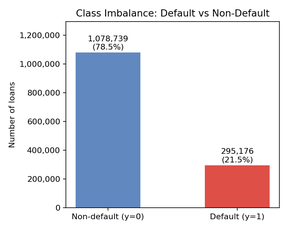
#> input picture outputs/eda/figures/class_imbalance.png, 288 x 230 px, shrunk from 800 x 640 before the run
$ python 6_dashboard.py
#> lines starting #> are read from the running program, lines starting #| are printed output that depends on the picture
#!/usr/bin/env python3
"""
File 6 of 6 — Dashboard Generator (4 separate PNGs)

Produces 4 focused dashboard images:
  dashboard_1_overview.png     — Dataset & Macro
  dashboard_2_features.png     — Feature Analysis
  dashboard_3_segmentation.png — Credit Segmentation
  dashboard_4_model.png        — Model Results

Pipeline order:
  1_exploratory_data_analysis.py   ← must be run first
  4_model_v3.py                    ← must be run first
  6_dashboard.py                   ← THIS FILE (run after 1 and 4)

Usage:
  python 6_dashboard.py

Requirements:
  - outputs/eda/figures/   must exist (run file 1 first)
  - outputs/model/figures/ must exist (run file 4 first)
"""

from __future__ import annotations

import os
import matplotlib.image as mpimg
import matplotlib.pyplot as plt
import matplotlib.gridspec as gridspec


# ─────────────────────────────────────────────────────────────────────────────
# Config
# ─────────────────────────────────────────────────────────────────────────────

BASE_DIR    = os.path.dirname(os.path.abspath(__file__))
EDA_FIGS    = os.path.join(BASE_DIR, "..", "outputs", "eda",        "figures")
MODEL_FIGS  = os.path.join(BASE_DIR, "..", "outputs", "model",      "figures")
DASH_DIR    = os.path.join(BASE_DIR, "..", "outputs", "dashboards")

HEADER_COLOR  = "#1a1a2e"
SECTION_COLOR = "#16213e"
BG_COLOR      = "#f8f9fa"
DPI           = 150


# ─────────────────────────────────────────────────────────────────────────────
# Helpers
# ─────────────────────────────────────────────────────────────────────────────

def load_img(folder: str, filename: str):
    """
    Load a PNG from disk and return it as a matplotlib image array.

    Returns None (instead of raising) when the file is missing so that
    dashboards can still render with placeholder tiles rather than crashing.

    Args:
        folder:   Directory containing the image file.
        filename: Bare filename (e.g. "class_imbalance.png").

    Returns:
        NumPy image array, or None if the file does not exist.
    """
    path = os.path.join(folder, filename)
    if not os.path.exists(path):
        print(f"  [WARN] Missing: {filename}")
        return None
    return mpimg.imread(path)


def show_img(ax, img, title: str = "", caption: str = "") -> None:
    """
    Render an image (or a grey placeholder) onto a matplotlib Axes.

    Args:
        ax:      Axes object to draw into.
        img:     Image array from load_img(), or None for a placeholder tile.
        title:   Panel title displayed above the image.
        caption: Interpretive note displayed below the image in italic grey.
    """
    if img is None:
        ax.set_facecolor("#eeeeee")
        ax.text(0.5, 0.5, f"Missing\n{title}", ha="center", va="center",
                fontsize=7, color="#999999", transform=ax.transAxes)
    else:
        ax.imshow(img)
    ax.axis("off")
    if title:
        ax.set_title(title, fontsize=8, fontweight="bold", pad=3, color="#222222")
    if caption:
        ax.text(0.5, -0.03, caption, ha="center", va="top", fontsize=6.5,
                color="#666666", style="italic", transform=ax.transAxes)


def add_header(fig, title: str, subtitle: str = "") -> None:
    """Dark header band at the top of each dashboard."""
    fig.text(0.5, 0.987, title, ha="center", va="top",
             fontsize=13, fontweight="bold", color="white",
             bbox=dict(boxstyle="square,pad=0.4", facecolor=HEADER_COLOR,
                       edgecolor="none"))
    if subtitle:
        fig.text(0.5, 0.968, subtitle, ha="center", va="top",
                 fontsize=8.5, color="#aaaaaa")


def save(fig, filename: str) -> None:
    """
    Save a figure to DASH_DIR and close it to free memory.

    Args:
        fig:      matplotlib Figure to save.
        filename: Output filename (e.g. "dashboard_1_overview.png").
    """
    os.makedirs(DASH_DIR, exist_ok=True)
    path = os.path.join(DASH_DIR, filename)
    plt.savefig(path, dpi=DPI, bbox_inches="tight", facecolor=BG_COLOR)
    plt.close(fig)
    print(f"  Saved → outputs/dashboards/{filename}")


# ─────────────────────────────────────────────────────────────────────────────
# Dashboard 1 — Dataset & Macro Overview
# ─────────────────────────────────────────────────────────────────────────────
#
#  ┌──────────────────────────────────────┐
#  │  class_imbalance │ default_by_month  │
#  │       macro_default_overlay          │
#  └──────────────────────────────────────┘

def build_dashboard_1() -> None:
    """
    Build Dashboard 1: Dataset overview and macro context.

    Layout (2 rows × 4 cols):
      Row 0 — class imbalance bar chart (col 0) + default rate by month (cols 1-3)
      Row 1 — macro overlay (UNRATE & FEDFUNDS vs default rate, full width)

    Saves: dashboard_1_overview.png
    """
    fig = plt.figure(figsize=(18, 14), facecolor=BG_COLOR)
    add_header(fig,
               "Dashboard 1 — Dataset & Macro Overview",
               "Credit Risk Modeling Under Macroeconomic Conditions  |  FSE 570 Capstone")

    gs = gridspec.GridSpec(
        2, 4, figure=fig,
        left=0.02, right=0.98, top=0.94, bottom=0.03,
        hspace=0.32, wspace=0.06,
        height_ratios=[1, 1.1],
    )

    # Row 0: class imbalance (1 col) + default rate by month (3 cols)
    ax1 = fig.add_subplot(gs[0, 0])
    ax2 = fig.add_subplot(gs[0, 1:])
    show_img(ax1, load_img(EDA_FIGS, "class_imbalance.png"),
             title="Class Imbalance",
             caption="~27% default rate — motivates\nscale_pos_weight & Platt calibration")
    show_img(ax2, load_img(EDA_FIGS, "default_rate_by_month.png"),
             title="Default Rate by Issue Month",
             caption="Rising post-2015 default rate reflects temporal distribution shift "
                     "and survivorship bias in recent cohorts")

    # Row 1: macro overlay (full width)
    ax3 = fig.add_subplot(gs[1, :])
    show_img(ax3, load_img(EDA_FIGS, "macro_default_overlay.png"),
             title="Monthly Default Rate vs. UNRATE & FEDFUNDS (Dual Axis)",
             caption="GFC window (Sep 2008 – Jun 2009) shaded  |  "
                     "Weak co-movement motivates macro ablation study in model_v3.py")

    save(fig, "dashboard_1_overview.png")


# ─────────────────────────────────────────────────────────────────────────────
# Dashboard 2 — Feature Analysis
# ─────────────────────────────────────────────────────────────────────────────
#
#  ┌──────────────────────────────────────────┐
#  │ corr_target_macro │ corr_feature_target  │
#  │  kde_int  │ kde_dti │ kde_loan │ kde_inc │
#  └──────────────────────────────────────────┘

def build_dashboard_2() -> None:
    """
    Build Dashboard 2: Feature correlations and distribution comparisons.

    Layout (2 rows × 4 cols):
      Row 0 — macro-target correlation heatmap (cols 0-1) +
               top-30 feature-target correlations (cols 2-3)
      Row 1 — KDE plots for int_rate, dti, loan_amnt, annual_inc (one per col)

    KDE plots compare the distribution of each feature for defaulted vs
    non-defaulted loans to show separability.

    Saves: dashboard_2_features.png
    """
    fig = plt.figure(figsize=(18, 16), facecolor=BG_COLOR)
    add_header(fig,
               "Dashboard 2 — Feature Analysis",
               "Correlation Rankings & Distribution Comparisons (Default vs Non-Default)")

    gs = gridspec.GridSpec(
        2, 4, figure=fig,
        left=0.02, right=0.98, top=0.94, bottom=0.03,
        hspace=0.32, wspace=0.06,
        height_ratios=[1.2, 1],
    )

    # Row 0: macro corr heatmap (left 2) + feature-target corr (right 2)
    ax1 = fig.add_subplot(gs[0, :2])
    ax2 = fig.add_subplot(gs[0, 2:])
    show_img(ax1, load_img(EDA_FIGS, "corr_target_macro.png"),
             title="Correlation: y_default vs Engineered Macro Features",
             caption="Weak macro-target correlations foreshadow GAP 1 finding: "
                     "macro adds no AUC lift")
    show_img(ax2, load_img(EDA_FIGS, "corr_feature_target.png"),
             title="Top-30 Feature–Target Correlations (Point-Biserial)",
             caption="Red = positively correlated with default  |  "
                     "Blue = negatively correlated  |  |r| > 0.5 flagged for leakage review")

    # Row 1: 4x KDE plots
    kde_plots = [
        ("kde_int_rate.png",   "Interest Rate",        "Strong separation"),
        ("kde_dti.png",        "Debt-to-Income Ratio", "Moderate separation"),
        ("kde_loan_amnt.png",  "Loan Amount",          "Weak-to-moderate separation"),
        ("kde_annual_inc.png", "Annual Income (log)",  "Moderate separation"),
    ]
    for col, (fname, title, caption) in enumerate(kde_plots):
        ax = fig.add_subplot(gs[1, col])
        show_img(ax, load_img(EDA_FIGS, fname), title=title, caption=caption)

    save(fig, "dashboard_2_features.png")


# ─────────────────────────────────────────────────────────────────────────────
# Dashboard 3 — Credit Segmentation
# ─────────────────────────────────────────────────────────────────────────────
#
#  ┌──────────────────────────────────────────┐
#  │        default_by_subgrade (full)        │
#  │ default_by_purpose │ grade_year_heatmap  │
#  │        vintage_cohort_curves (full)      │
#  └──────────────────────────────────────────┘

def build_dashboard_3() -> None:
    """
    Build Dashboard 3: Credit segmentation and temporal analysis.

    Layout (3 rows × 2 cols):
      Row 0 — default rate by sub-grade A1→G5 (full width)
      Row 1 — default rate by loan purpose (left) + grade×year heatmap (right)
      Row 2 — vintage cohort curves (full width)

    The vintage cohort plot is the key artifact explaining the val→test AUC
    drop (0.755 → 0.707): recent cohorts are right-truncated and appear safer
    only because most loans had insufficient time to default by dataset cutoff.

    Saves: dashboard_3_segmentation.png
    """
    fig = plt.figure(figsize=(18, 20), facecolor=BG_COLOR)
    add_header(fig,
               "Dashboard 3 — Credit Segmentation & Temporal Analysis",
               "Sub-Grade Risk Profile  |  Loan Purpose  |  Grade × Year  |  Vintage Cohorts")

    gs = gridspec.GridSpec(
        3, 2, figure=fig,
        left=0.02, right=0.98, top=0.96, bottom=0.02,
        hspace=0.28, wspace=0.06,
        height_ratios=[1, 1.1, 1.2],
    )

    # Row 0: sub-grade (full width)
    ax1 = fig.add_subplot(gs[0, :])
    show_img(ax1, load_img(EDA_FIGS, "default_rate_by_subgrade.png"),
             title="Default Rate by Sub-Grade (A1 → G5)",
             caption="Monotonic risk increase across sub-grades — "
                     "directly motivates sub_grade_enc ordinal feature engineering")

    # Row 1: purpose (left) + grade heatmap (right)
    ax2 = fig.add_subplot(gs[1, 0])
    ax3 = fig.add_subplot(gs[1, 1])
    show_img(ax2, load_img(EDA_FIGS, "default_rate_by_purpose.png"),
             title="Default Rate by Loan Purpose (Ranked)",
             caption="Small business & renewable energy highest risk categories")
    show_img(ax3, load_img(EDA_FIGS, "grade_year_heatmap.png"),
             title="Default Rate Heatmap: Grade × Issue Year",
             caption="Post-2015 default rate rise is grade-uniform → confirms temporal drift")

    # Row 2: vintage cohort (full width)
    ax4 = fig.add_subplot(gs[2, :])
    show_img(ax4, load_img(EDA_FIGS, "vintage_cohort_curves.png"),
             title="Vintage Cohort Analysis: Default Rate by Loan Age per Issue-Year",
             caption="Right-truncation visible — 2016–2018 cohorts appear safer only because "
                     "most loans had insufficient time to default by dataset cutoff (2018 Q4)  |  "
                     "Explains test AUC decline: val 0.755 → test 0.707")

    save(fig, "dashboard_3_segmentation.png")


# ─────────────────────────────────────────────────────────────────────────────
# Dashboard 4 — Model Results
# ─────────────────────────────────────────────────────────────────────────────
#
#  ┌──────────────────────────────────────────┐
#  │      gap1_roc_comparison (full)          │
#  │  gap2_regime_auc  │  gap3_stress_sim     │
#  └──────────────────────────────────────────┘

def build_dashboard_4() -> None:
    """
    Build Dashboard 4: Model evaluation across GAP 1, 2, and 3.

    Layout (2 rows × 2 cols):
      Row 0 — GAP 1 ROC curve: Model A (borrower-only) vs Model B (borrower+macro),
               full width; bootstrap 95% CI shown
      Row 1 — GAP 2 AUC by year/regime (left) +
               GAP 3 stress simulation bar chart (right)

    Saves: dashboard_4_model.png
    """
    fig = plt.figure(figsize=(18, 18), facecolor=BG_COLOR)
    add_header(fig,
               "Dashboard 4 — Model Results",
               "GAP 1: Macro Comparison  |  GAP 2: Regime Analysis  |  GAP 3: Stress Simulation")

    gs = gridspec.GridSpec(
        2, 2, figure=fig,
        left=0.02, right=0.98, top=0.95, bottom=0.02,
        hspace=0.28, wspace=0.06,
        height_ratios=[1.1, 1],
    )

    # Row 0: GAP 1 ROC (full width)
    ax1 = fig.add_subplot(gs[0, :])
    show_img(ax1, load_img(MODEL_FIGS, "gap1_roc_macro_comparison.png"),
             title="GAP 1 — Borrower-only vs Borrower+Macro ROC Curve (Test Set)",
             caption="Macro features do NOT improve AUC — borrower attributes already encode "
                     "macro conditions via LendingClub's interest-rate pricing mechanism  |  "
                     "Bootstrap 95% CI confirms result is statistically significant")

    # Row 1: GAP 2 (left) + GAP 3 (right)
    ax2 = fig.add_subplot(gs[1, 0])
    ax3 = fig.add_subplot(gs[1, 1])
    show_img(ax2, load_img(MODEL_FIGS, "gap2_regime_auc_by_year.png"),
             title="GAP 2 — AUC by Year / Economic Regime (2015–2018)",
             caption="AUC declines 0.755 → 0.707 over evaluation period — "
                     "temporal drift + survivorship bias in recent cohorts")
    show_img(ax3, load_img(MODEL_FIGS, "gap3_stress_simulation.png"),
             title="GAP 3 — Portfolio Stress Simulation (Calibrated Probabilities)",
             caption="Parallel macro feature shifts applied to test set under 4 scenarios  |  "
                     "Platt scaling corrects scale_pos_weight probability inflation")

    save(fig, "dashboard_4_model.png")


# ─────────────────────────────────────────────────────────────────────────────
# Main
# ─────────────────────────────────────────────────────────────────────────────

def main() -> None:
    """
    Generate all four dashboard PNGs in sequence.

    Steps:
      1.  Warn if either upstream figures directory is missing (dashboards
          will still render, but affected tiles will show grey placeholders).
      2.  Build and save Dashboard 1 — Dataset & Macro Overview.
      3.  Build and save Dashboard 2 — Feature Analysis.
      4.  Build and save Dashboard 3 — Credit Segmentation.
      5.  Build and save Dashboard 4 — Model Results (GAP 1/2/3).
      6.  Print final path summary.
    """
    print("=== Building 4 Dashboards ===\n")

    for folder, name in [(EDA_FIGS,   "outputs/eda/figures"),
                          (MODEL_FIGS, "outputs/model/figures")]:
        if not os.path.exists(folder):
            print(f"  [WARN] {name} not found — figures will show placeholders.")
            print(f"         Run the corresponding script first.\n")

    build_dashboard_1()
#> in load_img, returned value is the input picture: shape (230, 288, 4) float32; mean R, G, B, A 0.871, 0.872, 0.902, 1
#> call 2 of load_img, with folder = 'src/../outputs/eda/figures', filename = 'default_rate_by_month.png'
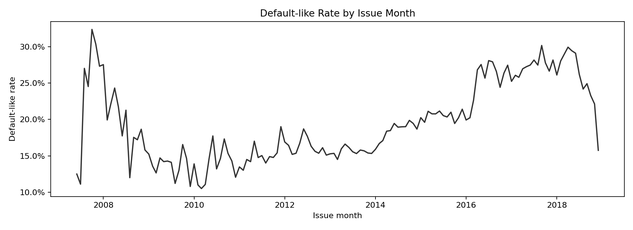
#> input picture outputs/eda/figures/default_rate_by_month.png, 633 x 230 px, shrunk from 1760 x 640 before the run
#> in load_img, returned value is the input picture: shape (230, 633, 4) float32; mean R, G, B, A 0.973, 0.973, 0.973, 1
#> call 3 of load_img, with folder = 'src/../outputs/eda/figures', filename = 'macro_default_overlay.png'
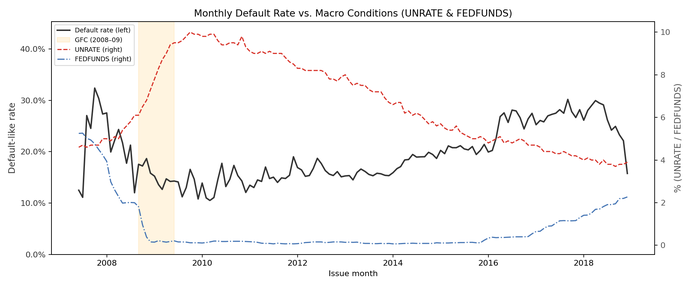
#> input picture outputs/eda/figures/macro_default_overlay.png, 691 x 288 px, shrunk from 1920 x 800 before the run
#> in load_img, returned value is the input picture: shape (288, 691, 4) float32; mean R, G, B, A 0.973, 0.97, 0.967, 1
#> in save, `plt.savefig(path, dpi=DPI, bbox_inches="tight", facecolor=BG_COLOR)`:
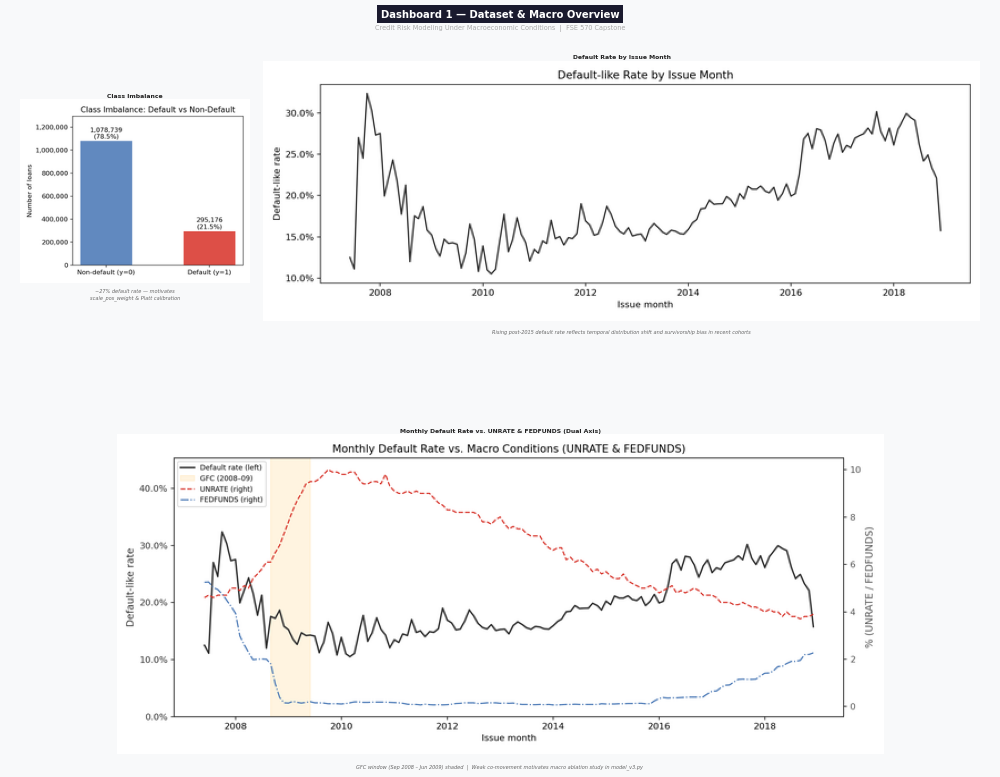
#> figure drawn by matplotlib, 3 panels
    build_dashboard_2()
    build_dashboard_3()
    build_dashboard_4()

    print("\nDone.  4 dashboards saved to:")
    print(f"  outputs/dashboards/")
    print("    dashboard_1_overview.png")
    print("    dashboard_2_features.png")
    print("    dashboard_3_segmentation.png")
    print("    dashboard_4_model.png")


if __name__ == "__main__":
    main()
